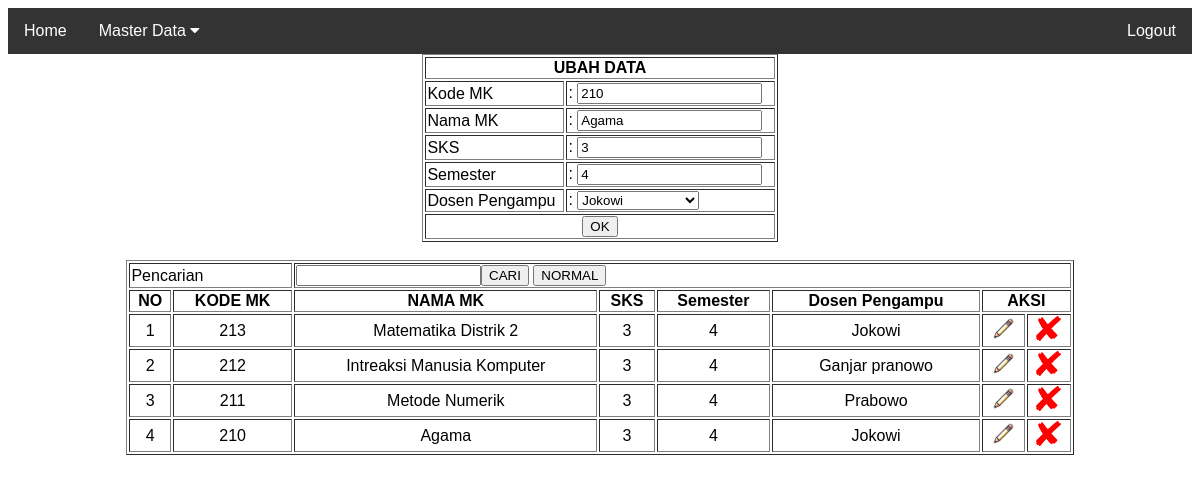
/index.php?menu=m_mata_kuliah&id=1 (signed in), run on the app's committed database.
### tables this page shows
CREATE TABLE `m_matakuliah` (
  `id` int(11) NOT NULL,
  `kode_mk` varchar(10) NOT NULL,
  `nama_mk` varchar(100) NOT NULL,
  `sks` int(3) NOT NULL,
  `smt` int(3) NOT NULL,
  `id_dosen` varchar(100) NOT NULL
);

CREATE TABLE `m_dosen` (
  `id` int(11) NOT NULL,
  `id_dosen` varchar(20) NOT NULL,
  `nama_dosen` varchar(100) NOT NULL
);

### matakuliah.php (the view, shortened to what this page needs)
<?php
include "koneksidb.php";
$form_action = "index.php?menu=m_mata_kuliah";
$form_title = "TAMBAH DATA";
$kode_mk = "";
$nama_mk = "";
$sks = "";
$sem = "";
$id_dosen        = "";
$is_update = false;
if (isset($_GET['id'])) {
    $b = mysqli_query($conn, "SELECT * FROM m_matakuliah WHERE id=" . $_GET['id']);
    $c = mysqli_fetch_assoc($b);
    $kode_mk = $c['kode_mk'];
    $nama_mk = $c['nama_mk'];
    $sks = $c['sks'];
    $sem = $c['smt'];
    $id_dosen = $c['id_dosen'];
    $is_update = true;
    $form_action = "index.php?menu=m_mata_kuliah&id=" . $_GET['id'];
    $form_title = "UBAH DATA";
}
$dosen_options = "";
$dosen_query = mysqli_query($conn, "SELECT id_dosen, nama_dosen FROM m_dosen");
while ($dosen = mysqli_fetch_assoc($dosen_query)) {
    $selected = ($dosen['id_dosen'] == $id_dosen) ? "selected" : "";
    $dosen_options .= "<option value='{$dosen['id_dosen']}' $selected>{$dosen['nama_dosen']}</option>";
}
echo "<table border='1' width='30%' align='center'>";
echo "<form method='POST' action='$form_action'>";
echo "<tr><th colspan='2'>$form_title</th></tr>";
echo "<tr><td>Kode MK</td><td>: <input type='text' name='kode_mk' value='$kode_mk' required></td></tr>";
echo "<tr><td>Nama MK</td><td>: <input type='text' name='nama_mk' value='$nama_mk' required></td></tr>";
echo "<tr><td>SKS</td><td>: <input type='number' name='sks' value='$sks' required></td></tr>";
echo "<tr><td>Semester</td><td>: <input type='number' name='smt' value='$sem' required></td></tr>";
echo "<tr><td>Dosen Pengampu</td><td>: <select name='id_dosen' required>$dosen_options</select></td></tr>";
echo "<tr><th colspan='2'><input type='submit' value='OK' name='" . ($is_update ? "tombol_ubah" : "tombol_tambah") . "'></th></tr>";
echo "</form>";
echo "</table>";
$keyword = '';
if (isset($_POST['search'])) {
    $keyword = $_POST['keyword'];
    $keyword = mysqli_real_escape_string($conn, $keyword);
    $query = "SELECT * FROM m_matakuliah
        WHERE kode_mk LIKE '%$keyword%' OR nama_mk LIKE '%$keyword%'
        ORDER BY id DESC";
} else {
    $query = "SELECT * FROM m_matakuliah
        ORDER BY id DESC";
}
$a = mysqli_query($conn, $query);
$no = 0;
echo "<br>";
echo "<table border='1' width='80%' align='center'>";
echo "<form method='POST' action=''>";
echo "<tr ><td colspan=2>Pencarian</td><td colspan=8><input type=text name=keyword value='$keyword'><input type='submit' name='search' value='CARI'> <input type='submit' value='NORMAL'></td></tr>";
echo "<tr ><th> NO </th><th> KODE MK </th><th> NAMA MK </th><th> SKS </th><th> Semester </th><th> Dosen Pengampu </th><th colspan=2>AKSI</th></tr>";
echo "</form>";
while ($b = mysqli_fetch_array($a)) {
    $no = $no + 1;
    $dosen = mysqli_fetch_assoc(mysqli_query($conn, "SELECT nama_dosen FROM m_dosen WHERE id_dosen='{$b['id_dosen']}'"))['nama_dosen'];
    echo "<tr align='center'><td> $no </td> <td> $b[kode_mk] </td> <td> $b[nama_mk] </td> <td>$b[sks]</td><td>$b[smt]</td><td>$dosen</td>";
    echo "<td><a href='index.php?menu=m_mata_kuliah&id=$b[id]'><img src='ubah.png' style='width:25px;height:25px;'></a></td>";
    echo "<td><a href='index.php?menu=m_mata_kuliah&delete_id=$b[id]'><img src='pngwing.com.png' style='width:25px;height:25px;'></a></td></tr>";
}
echo "</table>";
?>

### index.php (style rules this page uses)
body { font-family: Arial, Helvetica, sans-serif; }

### data on the page
m_matakuliah: kode_mk "210", nama_mk "Agama", sks "3", smt "4", id_dosen.nama_dosen "Jokowi"
m_matakuliah: kode_mk "213", nama_mk "Matematika Distrik 2", sks "3", smt "4", id_dosen.nama_dosen "Jokowi"
m_matakuliah: kode_mk "212", nama_mk "Intreaksi Manusia Komputer", sks "3", smt "4", id_dosen.nama_dosen "Ganjar pranowo"
m_matakuliah: kode_mk "211", nama_mk "Metode Numerik", sks "3", smt "4", id_dosen.nama_dosen "Prabowo"

### other printed values
$form_title "UBAH DATA"
form field id_dosen "Jokowi"
